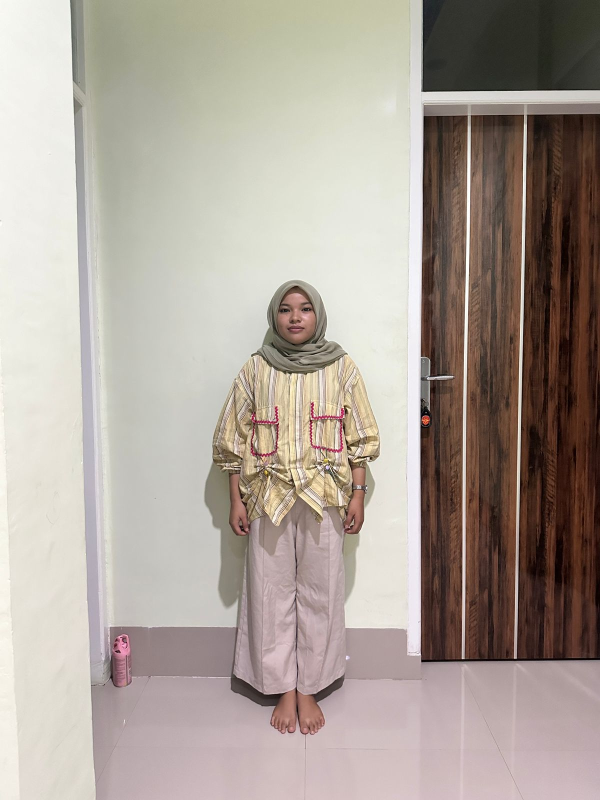
#> input picture Machine Learning/dataset_img/1-1.jpg, 1200 x 1600 px, given in place of stream, which was not available (shown at 1/2 size)
$ python img_processing.py
#> lines starting #> are read from the running program, lines starting #| are printed output that depends on the picture; after the words box and inside, x2 and y2 are one past the last pixel; in counts of white or black regions, pixels touching at a corner belong together; pictures that were not available may be replaced by others from this repository, and a replacement may not be noted
import cv2
import numpy as np
import os

frameWidth = 240
frameHeight = 360

imgPath = "D:/Projects/PyCharm/tinggiberatbadan/Machine Learning/dataset_img"
# img = cv2.imread(r"D:\Projects\PyCharm\tinggiberatbadan\Machine Learning\dataset_img\test.jpg")
cap = cv2.VideoCapture("http://172.20.10.2:81/stream")
cap.set(3, frameWidth)
cap.set(4, frameHeight)

# success, img = cap.read()
# img = cv2.resize(img, (frameWidth, frameHeight))


def empty(a):
  pass

cv2.namedWindow("Parameters")
cv2.resizeWindow("Parameters", 280, 144)
cv2.createTrackbar("Threshold1", "Parameters", 45, 255, empty)
cv2.createTrackbar("Threshold2", "Parameters", 40, 255, empty)
cv2.createTrackbar("Area", "Parameters", 40, 2000, empty)

def stackImages(scale, imgArray):
  rows = len(imgArray)
  cols = len(imgArray[0])
  rowsAvailable = isinstance(imgArray[0], list)
  width = imgArray[0][0].shape[1]
  height = imgArray[0][0].shape[0]

  if rowsAvailable:
    for x in range(0, rows):
      for y in range(0, cols):
        if imgArray[x][y].shape[:2] == imgArray[0][0].shape[:2]:
          imgArray[x][y] = cv2.resize(imgArray[x][y], (0, 0), None, scale, scale)
        else:
          imgArray[x][y] = cv2.resize(imgArray[x][y], (imgArray[0][0].shape[1], imgArray[0][0].shape[0]), None, scale,
                                      scale)
        if len(imgArray[x][y].shape) == 2:
          imgArray[x][y] = cv2.cvtColor(imgArray[x][y], cv2.COLOR_GRAY2BGR)

    imageBlank = np.zeros((height, width, 3), np.uint8)
    hor = [imageBlank] * rows

    for x in range(0, rows):
      hor[x] = np.hstack(imgArray[x])

    ver = np.vstack(hor)
  else:
    for x in range(0, rows):
      if imgArray[x].shape[:2] == imgArray[0].shape[:2]:
        imgArray[x] = cv2.resize(imgArray[x], (0, 0), None, scale, scale)
      else:
        imgArray[x] = cv2.resize(imgArray[x], (imgArray[0].shape[1], imgArray[0].shape[0]), None, scale, scale)
      if len(imgArray[x].shape) == 2: imgArray[x] = cv2.cvtColor(imgArray[x], cv2.COLOR_GRAY2BGR)

    hor = np.hstack(imgArray)
    ver = hor

  return ver

def getContours(img, imgContour, areaContour):
    contours, hierarchy = cv2.findContours(img, cv2.RETR_EXTERNAL, cv2.CHAIN_APPROX_NONE)

    for cnt in contours:
        area = cv2.contourArea(cnt)
        if area > areaContour:
            cv2.drawContours(imgContour, cnt, -1, (255, 0, 255), 7)

while True:
    success, img = cap.read()
#> img is the input picture: shape (1600, 1200, 3); mean B, G, R 152.8, 161.7, 172
    imgContour = img.copy()

    imgBlur = cv2.GaussianBlur(img, (7, 7), 1)
    imgGray = cv2.cvtColor(img, cv2.COLOR_BGR2GRAY)
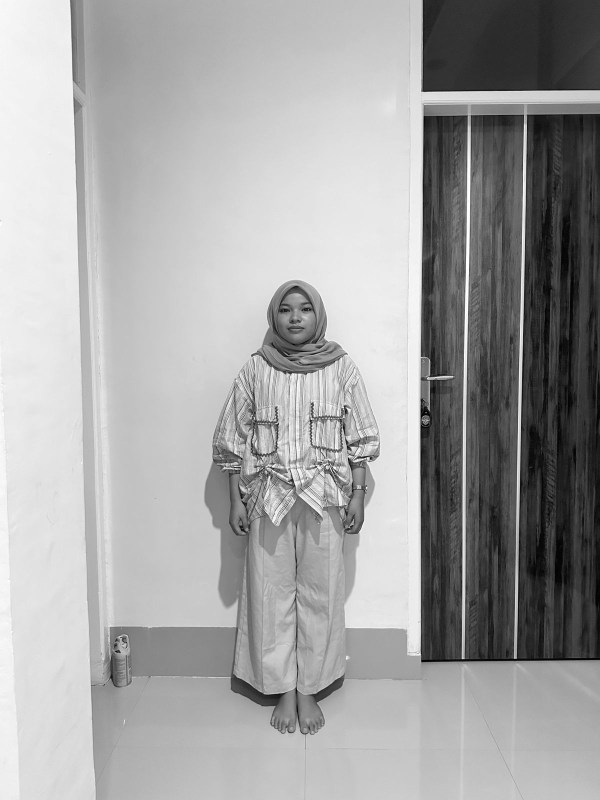
#> imgGray: shape (1600, 1200) (shown at 1/2 size); min 0, max 255, mean 163.8

    threshold1 = cv2.getTrackbarPos("Threshold1", "Parameters")
    threshold2 = cv2.getTrackbarPos("Threshold2", "Parameters")
    area = cv2.getTrackbarPos("Area", "Parameters")
    imgCanny = cv2.Canny(imgGray, threshold1, threshold2, area)
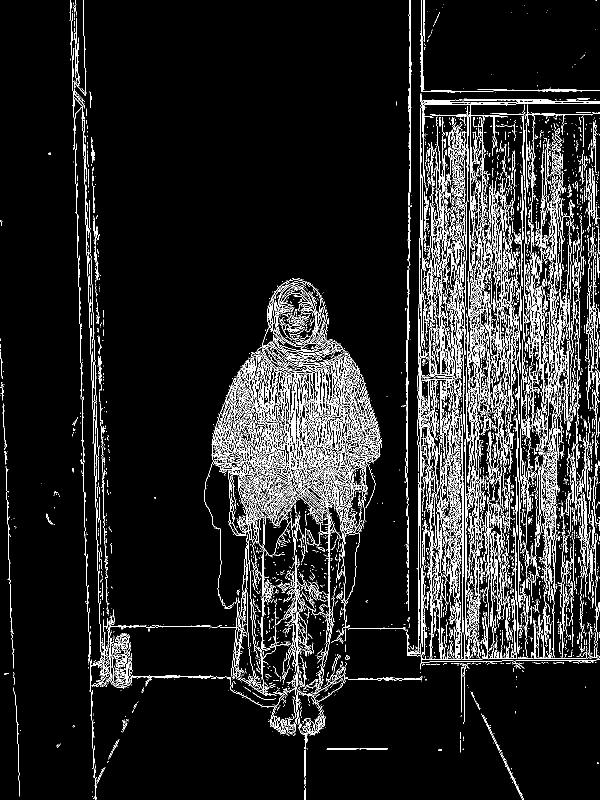
#> imgCanny: shape (1600, 1200) (shown at 1/2 size); 8.6% white in thin lines or dots

    kernel = np.ones((3, 3), np.uint8)
    imgDil = cv2.dilate(imgCanny, kernel, iterations=1)
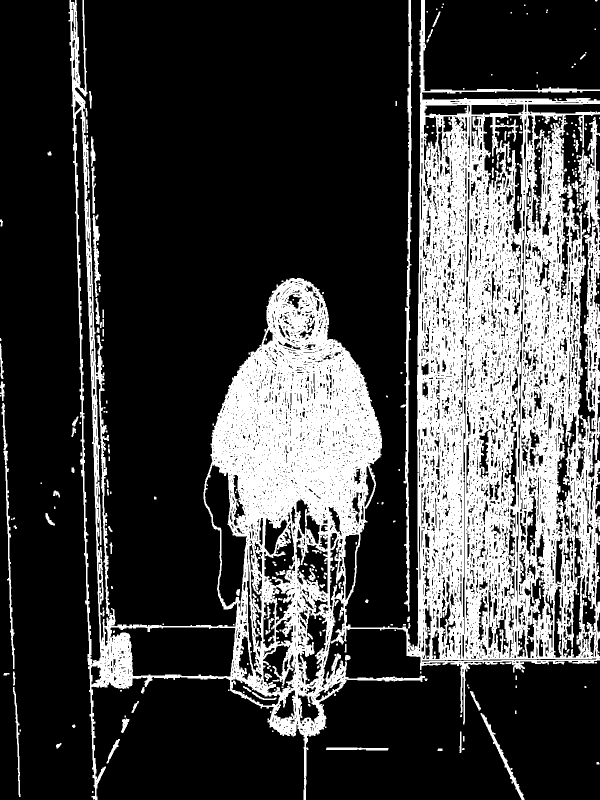
#> imgDil: shape (1600, 1200) (shown at 1/2 size); 26% white; 381 white regions (211 under 20 px)

    getContours(imgDil, imgContour, area)
#> in getContours, `contours, hierarchy = cv2.findContours(img, cv2.RETR_EXTERNAL, cv2.CHA..`: contours = 208 contours, 137 with area under 20; largest, box (x1, y1, x2, y2) and area: (137, 0, 1200, 1600) 668996, (801, 0, 825, 1137) 4830, (10, 931, 30, 1338) 1103, (961, 1426, 1049, 1600) 1088, (185, 430, 202, 594) 950
#> the loop in getContours, `for cnt in contours:` made 208 passes
#> area on passes 3, 5, 6: 34.5, 466.5, 55
#> after the loop in getContours, `for cnt in contours:`:
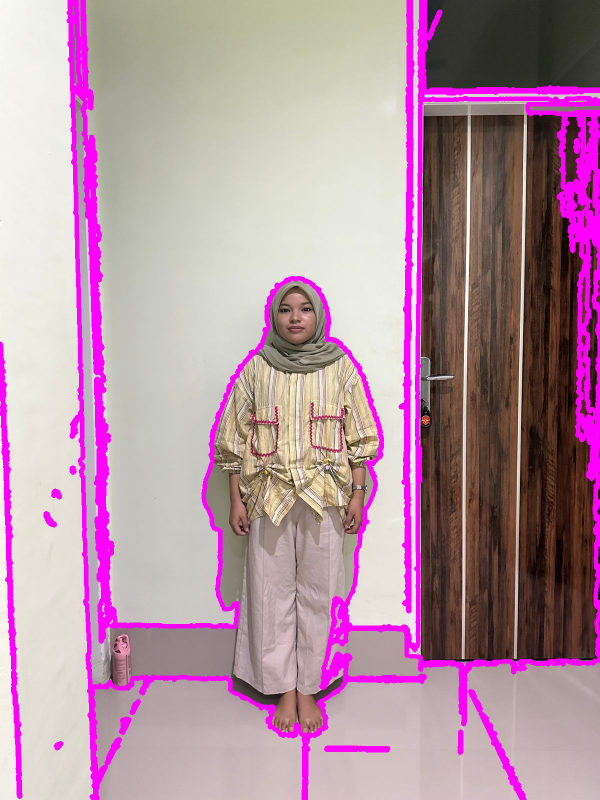
#> imgContour: shape (1600, 1200, 3) (shown at 1/2 size); 9.45% of pixels changed, all inside (x1, y1, x2, y2) = (0, 0, 1200, 1600)

    imgStack = stackImages(0.8, ([img, imgGray, imgCanny],
                                 [imgBlur, imgDil, imgContour]))
#> after the loop in stackImages, `for x in range(0, rows):`: hor = 2 items
#> in stackImages, `ver = np.vstack(hor)`:
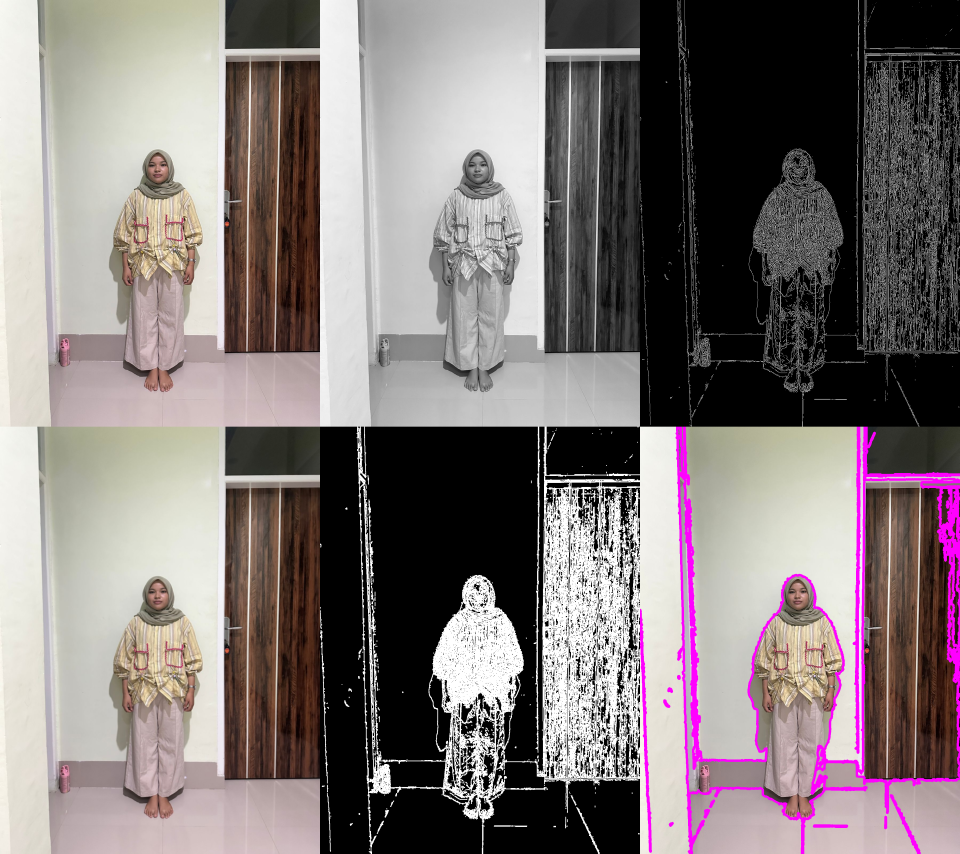
#> ver: shape (2560, 2880, 3) (shown at 1/3 size); mean of channels 0, 1, 2 119.9, 120.2, 129.2; drawn as B, G, R

    cv2.imshow("result", imgStack)

    if cv2.waitKey(1) & 0xFF == ord('q'):
#> (key q is pressed here)
      break

$ run again, on Machine Learning/dataset_img/1-2.jpg
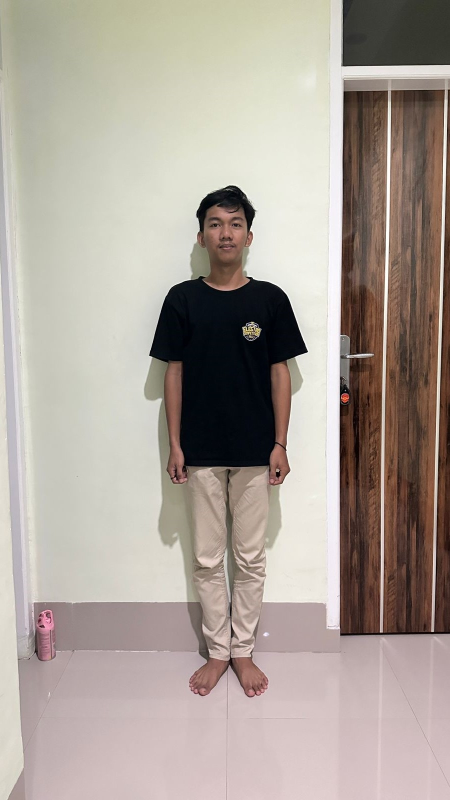
#> input picture Machine Learning/dataset_img/1-2.jpg, 900 x 1600 px, given in place of stream, which was not available (shown at 1/2 size)
#> img is the input picture: shape (1600, 900, 3); mean B, G, R 152.5, 161.2, 171.1
#> imgCanny: shape (1600, 900); 7.2% white in thin lines or dots
#> imgDil: shape (1600, 900); 22.2% white; 217 white regions (110 under 20 px)
#> contours = 107 contours, 68 with area under 20; largest, box (x1, y1, x2, y2) and area: (0, 0, 900, 1600) 517646, (643, 134, 664, 1147) 4270, (798, 1371, 900, 1576) 1216, (21, 350, 36, 443) 530, (655, 0, 665, 120) 522
#> the loop in getContours, `for cnt in contours:` made 107 passes
#> area on passes 5, 10, 11, 13, 14, 15, 17, 19: 30, 470.5, 53.5, 36.5, 22, 22, 1215.5, 44
#> after the loop in getContours, `for cnt in contours:`:
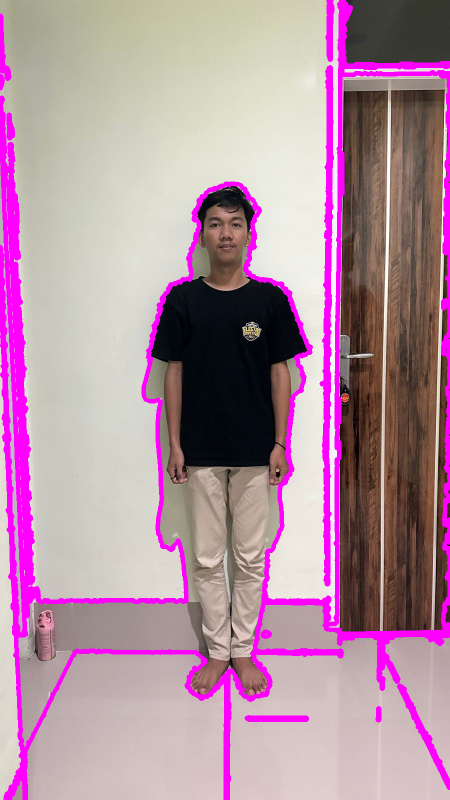
#> imgContour: shape (1600, 900, 3) (shown at 1/2 size); 9.72% of pixels changed, all inside (x1, y1, x2, y2) = (0, 0, 900, 1600)
#> after the loop in stackImages, `for x in range(0, rows):`: hor = 2 items
#> in stackImages, `ver = np.vstack(hor)`:
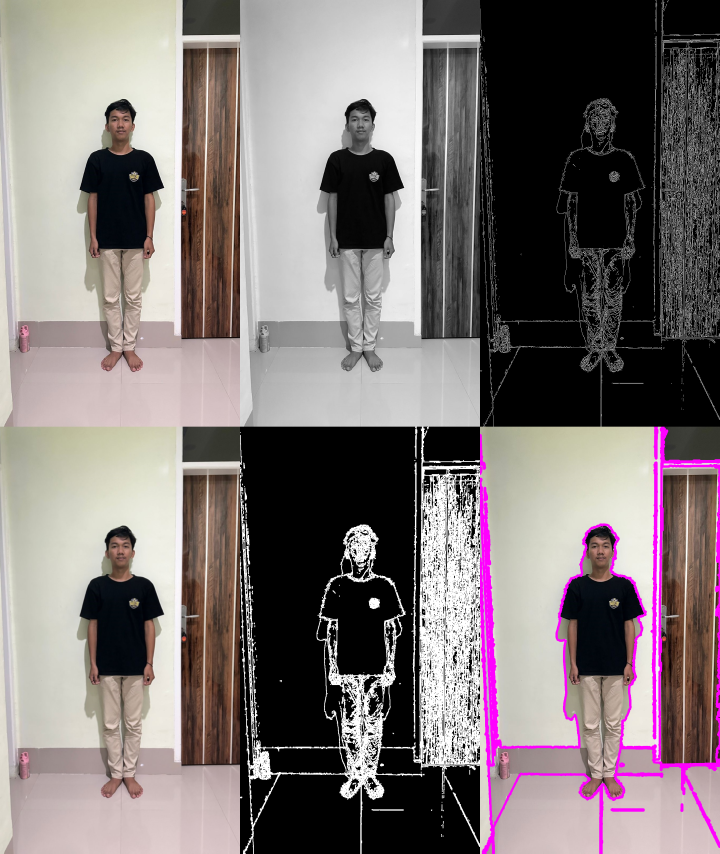
#> ver: shape (2560, 2160, 3) (shown at 1/3 size); mean of channels 0, 1, 2 117.1, 117.2, 126.2; drawn as B, G, R

$ run again, on Machine Learning/dataset_img/1-3.jpg
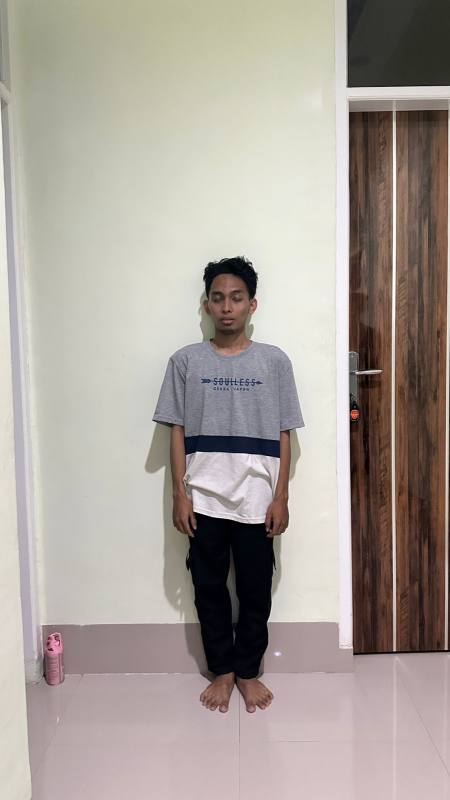
#> input picture Machine Learning/dataset_img/1-3.jpg, 900 x 1600 px, given in place of stream, which was not available (shown at 1/2 size)
#> img is the input picture: shape (1600, 900, 3); mean B, G, R 153.4, 160.8, 169
#> imgCanny: shape (1600, 900); 6.6% white in thin lines or dots
#> imgDil: shape (1600, 900); 20.7% white; 265 white regions (117 under 20 px)
#> contours = 124 contours, 63 with area under 20; largest, box (x1, y1, x2, y2) and area: (0, 0, 900, 1600) 476375, (666, 174, 680, 1128) 3779, (0, 0, 24, 188) 1126, (829, 1414, 900, 1554) 812, (57, 806, 76, 1049) 798
#> the loop in getContours, `for cnt in contours:` made 124 passes
#> area on passes 1, 2, 5, 7, 9, 13, 15, 16: 32, 28, 365.5, 141.5, 20, 137, 812, 52
#> after the loop in getContours, `for cnt in contours:`:
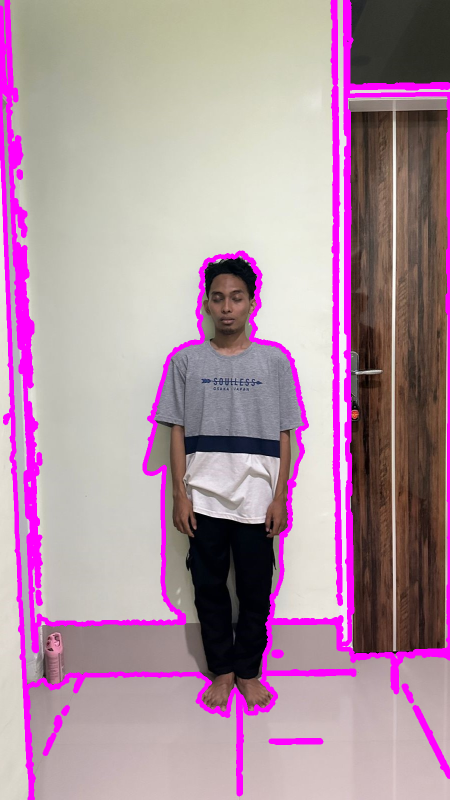
#> imgContour: shape (1600, 900, 3) (shown at 1/2 size); 9.1% of pixels changed, all inside (x1, y1, x2, y2) = (0, 0, 900, 1600)
#> after the loop in stackImages, `for x in range(0, rows):`: hor = 2 items
#> in stackImages, `ver = np.vstack(hor)`:
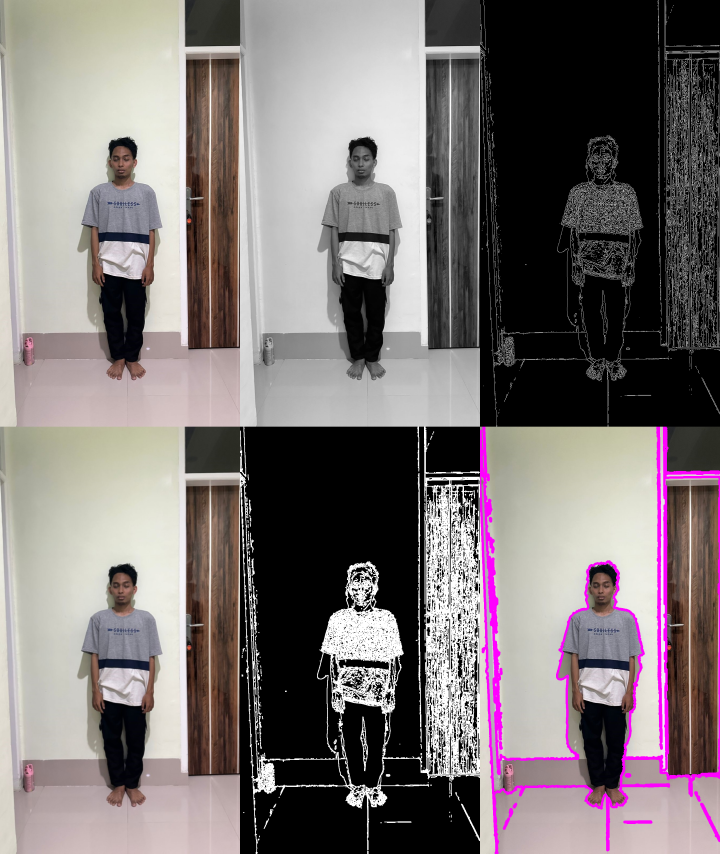
#> ver: shape (2560, 2160, 3) (shown at 1/3 size); mean of channels 0, 1, 2 116.5, 116.3, 124.1; drawn as B, G, R

$ run again, on Machine Learning/dataset_img/1-4.jpg
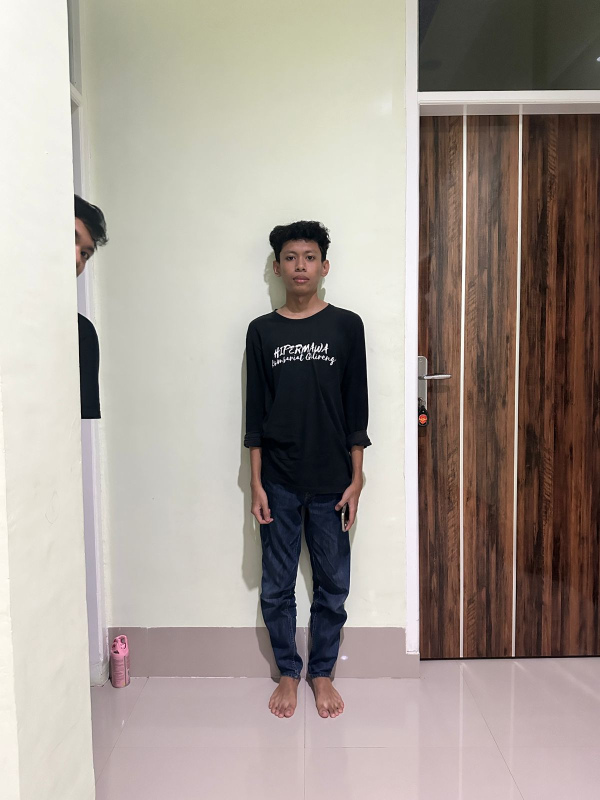
#> input picture Machine Learning/dataset_img/1-4.jpg, 1200 x 1600 px, given in place of stream, which was not available (shown at 1/2 size)
#> img is the input picture: shape (1600, 1200, 3); mean B, G, R 146.8, 154.3, 163.9
#> imgCanny: shape (1600, 1200); 7.5% white in thin lines or dots
#> imgDil: shape (1600, 1200); 22.9% white; 406 white regions (211 under 20 px)
#> contours = 163 contours, 101 with area under 20; largest, box (x1, y1, x2, y2) and area: (131, 0, 1200, 1600) 680635, (803, 174, 817, 1224) 4268, (0, 772, 28, 1335) 1528, (961, 1425, 1050, 1600) 1032, (201, 1012, 216, 1218) 755
#> the loop in getContours, `for cnt in contours:` made 163 passes
#> area on passes 6, 8, 11: 29, 406.5, 47
#> after the loop in getContours, `for cnt in contours:`:
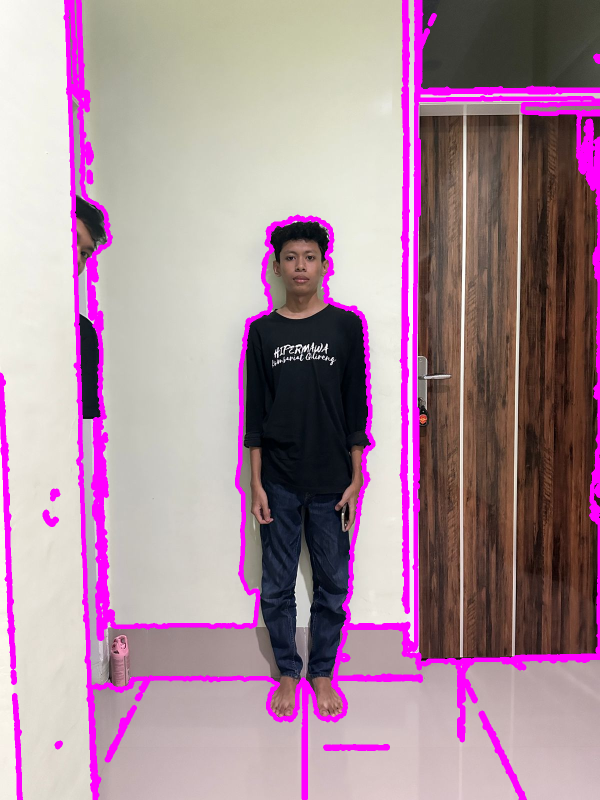
#> imgContour: shape (1600, 1200, 3) (shown at 1/2 size); 8.29% of pixels changed, all inside (x1, y1, x2, y2) = (0, 0, 1200, 1600)
#> after the loop in stackImages, `for x in range(0, rows):`: hor = 2 items
#> in stackImages, `ver = np.vstack(hor)`:
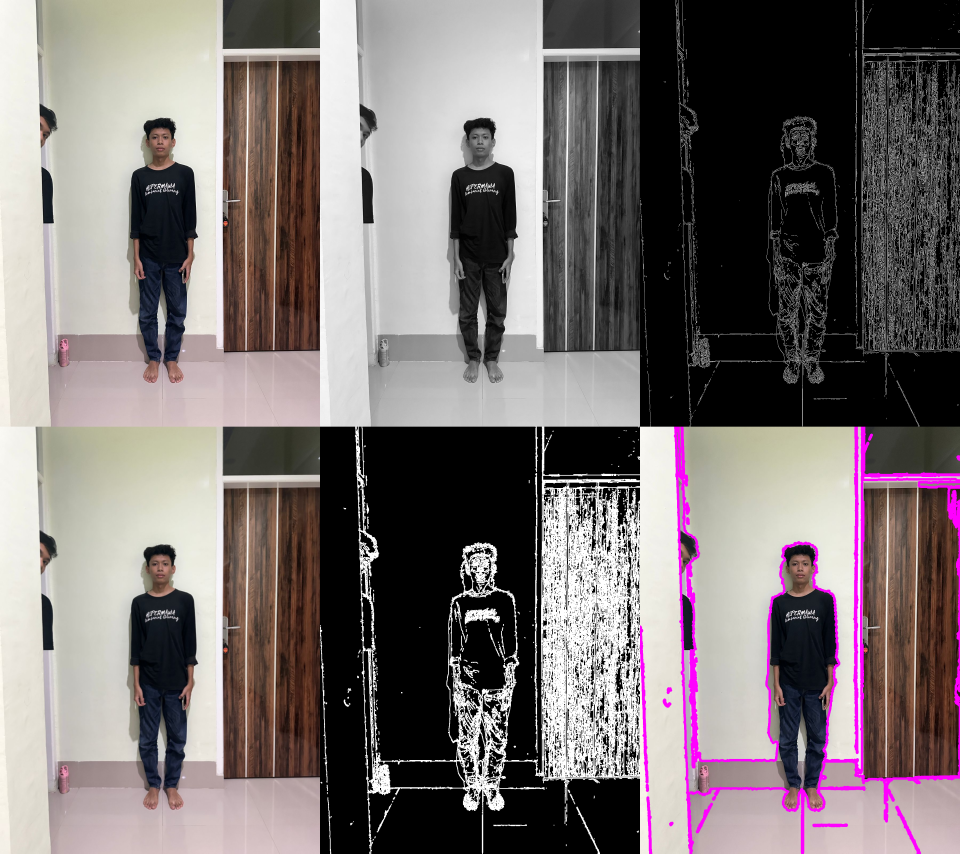
#> ver: shape (2560, 2880, 3) (shown at 1/3 size); mean of channels 0, 1, 2 113.5, 113.6, 121.8; drawn as B, G, R
